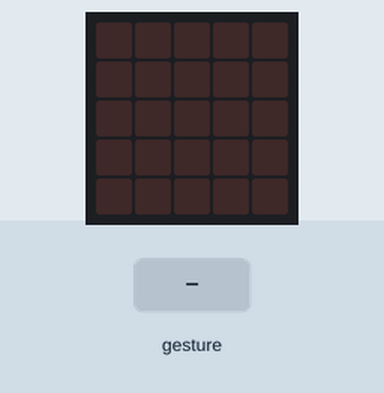
A program run on a simulated BBC micro:bit running MicroPython. Parts: the board's 5×5 LED display. The inputs (shaded band) are chosen by the test bench. Random numbers come from a fixed seed; a tilt is held for 1.5 s and a shake lasts 1 s, then the board lies face up again.

Above: at 1.2 s.
1.3 s: gesture 'shake'
At 1.99 s:
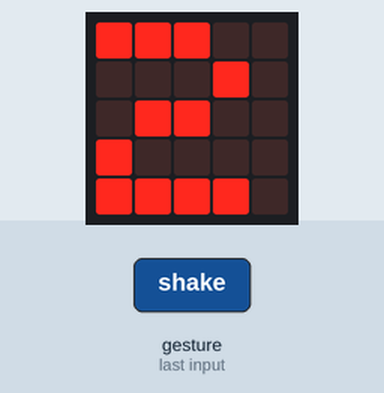
At 3.5 s:
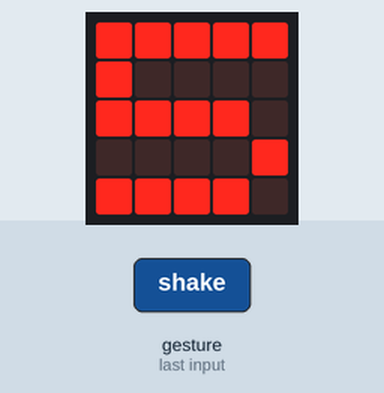
Timing chart, 0 to 5.0 s (numbered marks = the images above; inputs shaded):
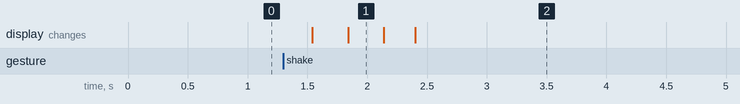

Measured:
- after the input at 1.3 s, the display: first changes after 0.24 s (image 1 shows a later state)

The program:

____.py
```python
from microbit import *
import random
while True:
    gesture = accelerometer.current_gesture()
    if gesture == "shake":
        display.show(str(random.randint(1, 6)))


'''
这节课学习随机函数，要求摇一摇micro:bit后，在micro:bit点阵上随机显示1至6中的一个数字。

import是导入，这里的意思是导入random库函数，变量gesture等于当前获取到的手势值，
如果当前的手势是"shake"，也就是摇一摇，那么将会在点阵上随机显示1至6中的一个数字。
'''
```
